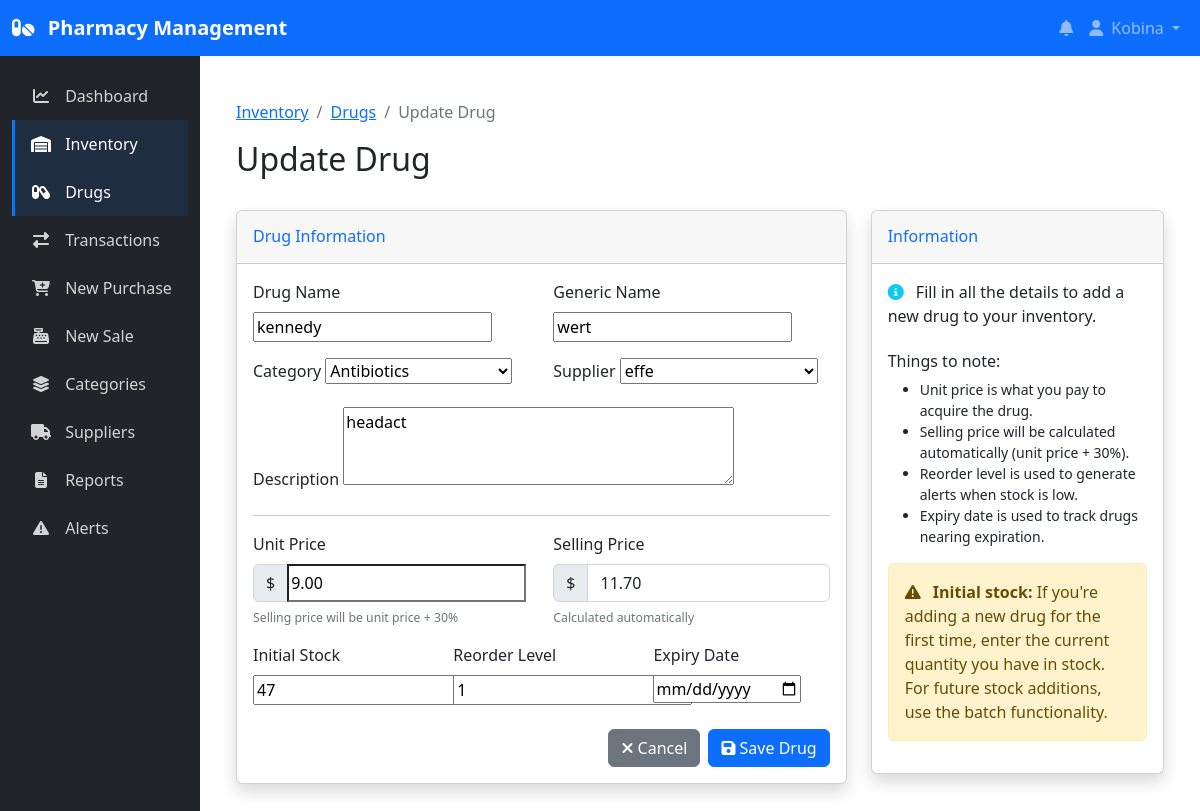
The app's page /inventory/drugs/1/update/ (signed in) with its own data.
### inventory/models.py (models this page shows, shortened)
class Drug(models.Model):
    name = models.CharField(max_length=100)
    generic_name = models.CharField(max_length=100, blank=True, null=True)
    description = models.TextField(blank=True, null=True)
    category = models.ForeignKey(Category, on_delete=models.SET_NULL, null=True, related_name='drugs')
    supplier = models.ForeignKey(Supplier, on_delete=models.SET_NULL, null=True, related_name='drugs')
    unit_price = models.DecimalField(max_digits=10, decimal_places=2, validators=[MinValueValidator(0)])
    selling_price = models.DecimalField(max_digits=10, decimal_places=2, validators=[MinValueValidator(0)], editable=False)
    quantity_in_stock = models.PositiveIntegerField(default=0)
    reorder_level = models.PositiveIntegerField(default=10)
    expiry_date = models.DateField(blank=True, null=True)
    created_at = models.DateTimeField(auto_now_add=True)
    updated_at = models.DateTimeField(auto_now=True)

### inventory/views.py (the view)
# urls.py: path('drugs/<int:pk>/update/', views.drug_update, name='drug_update'),
@login_required
def drug_update(request, pk):
    drug = get_object_or_404(Drug, pk=pk)
    if request.method == 'POST':
        form = DrugForm(request.POST, instance=drug)
        if form.is_valid():
            drug = form.save()
            messages.success(request, f'Drug "{drug.name}" has been updated successfully!')
            return redirect('drug_detail', pk=drug.pk)
    else:
        form = DrugForm(instance=drug)
    context = {
        'form': form,
        'drug': drug,
        'title': 'Update Drug',
    }
    return render(request, 'inventory/drug_form.html', context)

### inventory/forms.py (shortened to what this page needs)
class DrugForm(forms.ModelForm):
    class Meta:
        model = Drug
        fields = [
            'name', 'generic_name', 'description', 'category',
            'supplier', 'unit_price', 'quantity_in_stock',
            'reorder_level', 'expiry_date'
        ]
        widgets = {
            'description': forms.Textarea(attrs={'rows': 3}),
            'expiry_date': forms.DateInput(attrs={'type': 'date'}),
        }

### inventory/models.py (called while the page is built)
    def __str__(self):
        return self.name

    def __str__(self):
        return self.name

### inventory/templates/inventory/drug_form.html (shortened to what this page needs)
{% extends 'base.html' %}
{% block content %}
<div class="container-fluid py-4">
    <nav aria-label="breadcrumb">
        <ol class="breadcrumb">
            <li class="breadcrumb-item"><a href="{% url 'inventory_home' %}">Inventory</a></li>
            <li class="breadcrumb-item"><a href="{% url 'drug_list' %}">Drugs</a></li>
            <li class="breadcrumb-item active" aria-current="page">{{ title }}</li>
        </ol>
    </nav>
    <div class="d-flex justify-content-between align-items-center mb-4">
        <h1 class="h2">{{ title }}</h1>
    </div>
    <div class="row">
        <div class="col-md-8">
            <div class="card shadow">
                <div class="card-header py-3">
                    <h6 class="m-0 font-weight-bold text-primary">Drug Information</h6>
                </div>
                <div class="card-body">
                    <form method="post">
                        <div class="row mb-3">
                            <div class="col-md-6">
                                <label for="{{ form.name.id_for_label }}" class="form-label">Drug Name</label>
                                {{ form.name }}
                            </div>
                            <div class="col-md-6">
                                <label for="{{ form.generic_name.id_for_label }}" class="form-label">Generic Name</label>
                                {{ form.generic_name }}
                            </div>
                        </div>
                        <div class="row mb-3">
                            <div class="col-md-6">
                                <label for="{{ form.category.id_for_label }}" class="form-label">Category</label>
                                {{ form.category }}
                            </div>
                            <div class="col-md-6">
                                <label for="{{ form.supplier.id_for_label }}" class="form-label">Supplier</label>
                                {{ form.supplier }}
                            </div>
                        </div>
                        <div class="mb-3">
                            <label for="{{ form.description.id_for_label }}" class="form-label">Description</label>
                            {{ form.description }}
                        </div>
                        <hr>
                        <div class="row mb-3">
                            <div class="col-md-6">
                                <label for="{{ form.unit_price.id_for_label }}" class="form-label">Unit Price</label>
                                <div class="input-group">
                                    <span class="input-group-text">$</span>
                                    {{ form.unit_price }}
                                </div>
                                {% if form.unit_price.errors %}
                                    <div class="invalid-feedback d-block">{{ form.unit_price.errors }}</div>
                                {% else %}
                                    <div class="form-text">
                                        <small class="text-muted">Selling price will be unit price + 30%</small>
                                    </div>
                                {% endif %}
                            </div>
                            <div class="col-md-6">
                                <label class="form-label">Selling Price</label>
                                <div class="input-group">
                                    <span class="input-group-text">$</span>
                                    <input type="text" class="form-control" id="selling_price_display" readonly>
                                </div>
                                <div class="form-text">
                                    <small class="text-muted">Calculated automatically</small>
                                </div>
                            </div>
                        </div>
                        <div class="row mb-3">
                            <div class="col-md-4">
                                <label for="{{ form.quantity_in_stock.id_for_label }}" class="form-label">Initial Stock</label>
                                {{ form.quantity_in_stock }}
                            </div>
                            <div class="col-md-4">
                                <label for="{{ form.reorder_level.id_for_label }}" class="form-label">Reorder Level</label>
                                {{ form.reorder_level }}
                            </div>
                            <div class="col-md-4">
                                <label for="{{ form.expiry_date.id_for_label }}" class="form-label">Expiry Date</label>
                                {{ form.expiry_date }}
                            </div>
                        </div>
                        <div class="d-flex justify-content-end mt-4">
                            <a href="{% url 'drug_list' %}" class="btn btn-secondary me-2">
                                <i class="fas fa-times"></i> Cancel
                            </a>
                            <button type="submit" class="btn btn-primary">
                                <i class="fas fa-save"></i> Save Drug
                            </button>
                        </div>
                    </form>
                </div>
            </div>
        </div>
        <div class="col-md-4">
            <div class="card shadow">
                <div class="card-header py-3">
                    <h6 class="m-0 font-weight-bold text-primary">Information</h6>
                </div>
                <div class="card-body">
                    <p><i class="fas fa-info-circle text-info me-2"></i> Fill in all the details to add a new drug to your inventory.</p>
                    <h6 class="mt-4 mb-2 font-weight-bold">Things to note:</h6>
                    <ul class="small">
                        <li>Unit price is what you pay to acquire the drug.</li>
                        <li>Selling price will be calculated automatically (unit price + 30%).</li>
                        <li>Reorder level is used to generate alerts when stock is low.</li>
                        <li>Expiry date is used to track drugs nearing expiration.</li>
                    </ul>
                    <div class="alert alert-warning mt-3">
                        <i class="fas fa-exclamation-triangle me-2"></i>
                        <strong>Initial stock:</strong> If you're adding a new drug for the first time, enter the current quantity you have in stock. For future stock additions, use the batch functionality.
                    </div>
                </div>
            </div>
        </div>
    </div>
</div>
{% endblock %}

### templates/base.html (shortened to what this page needs)
<!DOCTYPE html>
<html lang="en">
<head>
    <link href="https://cdn.jsdelivr.net/npm/bootstrap@5.2.3/dist/css/bootstrap.min.css" rel="stylesheet">
    <link rel="stylesheet" href="https://cdnjs.cloudflare.com/ajax/libs/font-awesome/6.1.1/css/all.min.css">
</head>
<body>
    <nav class="navbar navbar-expand-lg navbar-dark bg-primary">
        <div class="container-fluid">
            <a class="navbar-brand" href="{% url 'dashboard_home' %}">
                <i class="fas fa-pills me-2"></i> Pharmacy Management
            </a>
            <div class="collapse navbar-collapse" id="navbarNav">
                <ul class="navbar-nav ms-auto">
                    {% if user.is_authenticated %}
                        <li class="nav-item">
                            <a class="nav-link" href="{% url 'stock_alerts' %}">
                                <i class="fas fa-bell"></i>
                            </a>
                        </li>
                        <li class="nav-item dropdown">
                            <a class="nav-link dropdown-toggle" href="#" id="navbarDropdown" role="button" data-bs-toggle="dropdown">
                                <i class="fas fa-user me-1"></i> {{ user.username }}
                            </a>
                        </li>
                    {% else %}
                        <li class="nav-item">
                            <a class="nav-link" href="{% url 'login' %}">Login</a>
                        </li>
                    {% endif %}
                </ul>
            </div>
        </div>
    </nav>
    <div class="container-fluid">
        <div class="row">
            {% if user.is_authenticated %}
                <div class="col-md-3 col-lg-2 d-md-block bg-dark sidebar collapse">
                    <div class="position-sticky">
                        <ul class="nav flex-column mt-3">
                            <li class="nav-item">
                                <a class="nav-link {% if request.path == '/dashboard/' %}active{% endif %}"
                                   href="{% url 'dashboard_home' %}">
                                    <i class="fas fa-chart-line"></i> Dashboard
                                </a>
                            </li>
                            <li class="nav-item">
                                <a class="nav-link {% if '/inventory/' in request.path %}active{% endif %}"
                                   href="{% url 'inventory_home' %}">
                                    <i class="fas fa-warehouse"></i> Inventory
                                </a>
                            </li>
                            <li class="nav-item">
                                <a class="nav-link {% if '/drugs/' in request.path %}active{% endif %}"
                                   href="{% url 'drug_list' %}">
                                    <i class="fas fa-capsules"></i> Drugs
                                </a>
                            </li>
                            <li class="nav-item">
                                <a class="nav-link {% if '/transactions/' in request.path %}active{% endif %}"
                                   href="{% url 'transaction_list' %}">
                                    <i class="fas fa-exchange-alt"></i> Transactions
                                </a>
                            </li>
                            <li class="nav-item">
                                <a class="nav-link {% if '/purchase/create/' in request.path %}active{% endif %}"
                                   href="{% url 'purchase_create' %}">
                                    <i class="fas fa-cart-plus"></i> New Purchase
                                </a>
                            </li>
                            <li class="nav-item">
                                <a class="nav-link {% if '/sale/create/' in request.path %}active{% endif %}"
                                   href="{% url 'sale_create' %}">
                                    <i class="fas fa-cash-register"></i> New Sale
                                </a>
                            </li>
                            <li class="nav-item">
                                <a class="nav-link {% if '/categories/' in request.path %}active{% endif %}"
                                   href="{% url 'category_list' %}">
                                    <i class="fas fa-layer-group"></i> Categories
                                </a>
                            </li>
                            <li class="nav-item">
                                <a class="nav-link {% if '/suppliers/' in request.path %}active{% endif %}"
                                   href="{% url 'supplier_list' %}">
                                    <i class="fas fa-truck"></i> Suppliers
                                </a>
                            </li>
                            <li class="nav-item">
                                <a class="nav-link {% if '/reports/' in request.path %}active{% endif %}"
                                   href="{% url 'reports' %}">
                                    <i class="fas fa-file-alt"></i> Reports
                                </a>
                            </li>
                            <li class="nav-item">
                                <a class="nav-link {% if '/alerts/' in request.path %}active{% endif %}"
                                   href="{% url 'stock_alerts' %}">
                                    <i class="fas fa-exclamation-triangle"></i> Alerts
                                </a>
                            </li>
                        </ul>
                    </div>
                </div>
            {% endif %}
            <main class="col-md-9 ms-sm-auto col-lg-10 px-md-4 main-content">
                {% block content %}{% endblock %}
            </main>
        </div>
    </div>
</body>
</html>

### templates/base.html (style rules this page uses)
.sidebar { min-height: calc(100vh - 56px); background-color: #343a40; }
.sidebar .nav-link { color: rgba(255, 255, 255, 0.8); padding: 0.75rem 1rem; border-left: 3px solid transparent; }
.sidebar .nav-link.active { color: #fff; border-left-color: #007bff; background-color: rgba(0, 123, 255, 0.1); }
.sidebar .nav-link i { width: 20px; margin-right: 10px; text-align: center; }
.main-content { padding: 20px; }
.navbar-brand { font-weight: bold; }

### records on screen
Drug: name "kennedy", generic_name "wert", category "Antibiotics", supplier "effe", description "headact", unit_price "9.00", quantity_in_stock "47", reorder_level "1"

### other values on screen
{{ user.username }} "Kobina"
{{ title }} "Update Drug"
